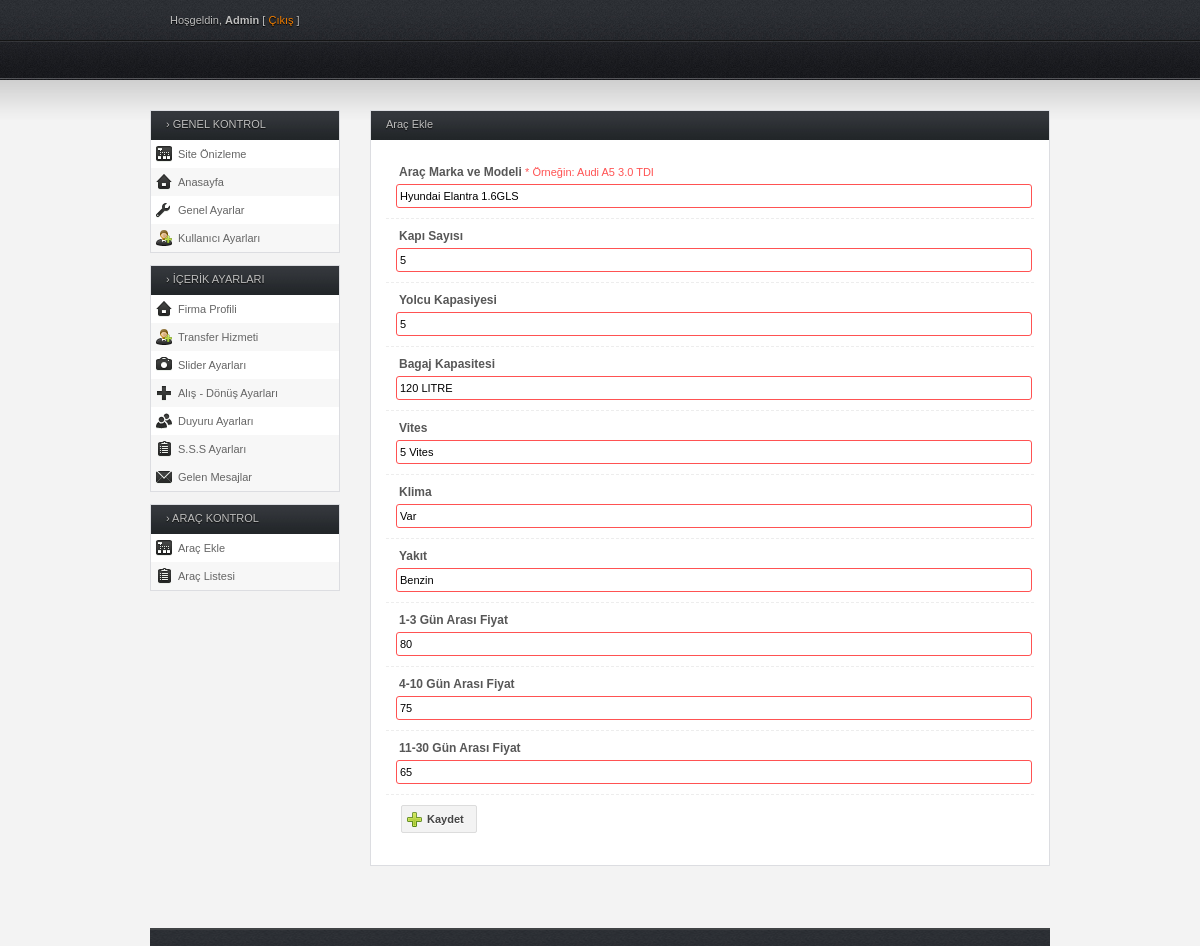
The page /kiralama/admin/arac-duzenle.php?id=2 (signed in) on the database its author committed.
### tables this page shows
CREATE TABLE IF NOT EXISTS `araclar` (
  `id` int(11) NOT NULL AUTO_INCREMENT,
  `amm` text NOT NULL,
  `kapi` text NOT NULL,
  `yolcu` text NOT NULL,
  `bagaj` text NOT NULL,
  `vites` text NOT NULL,
  `klima` text NOT NULL,
  `yakit` text NOT NULL,
  `birinci` int(11) NOT NULL,
  `ikinci` double NOT NULL,
  `ucuncu` double NOT NULL,
  `aracresmi` text NOT NULL,
  PRIMARY KEY (`id`),
  KEY `id` (`id`),
  KEY `birinci` (`birinci`,`ikinci`,`ucuncu`),
  KEY `id_2` (`id`)
);

### kiralama/admin/arac-duzenle.php (the view, shortened to what this page needs)
<!DOCTYPE html PUBLIC "-//W3C//DTD XHTML 1.0 Transitional//EN" "http://www.w3.org/TR/xhtml1/DTD/xhtml1-transitional.dtd">
<html xmlns="http://www.w3.org/1999/xhtml">
<head>
<link rel="stylesheet" type="text/css" href="css/style.css" media="screen" />
<link rel="stylesheet" type="text/css" href="css/navi.css" media="screen" />
</head>
<body>
<div class="wrap">
	<div id="header">
		<div id="top">
			<div class="left">
				<p>Hoşgeldin, <strong>Admin</strong> [ <a href="cikis.php">Çıkış</a> ]</p>
			</div>
		</div>
		<div id="nav">
		</div>
	</div>
	<div id="content">
		<div id="sidebar">
			<?php include("menu.php");?>
		<div id="main">
			<div class="full_w">
<?php
include("../database.php");
$id=(int)$_GET['id'];
$calistir = mysqli_query(@$db,"select * from araclar where id=$id") or die("Hata Olustu! ".mysql_error());
$sor = mysqli_fetch_assoc($calistir);
?>
			<div class="h_title">Araç Ekle</div>
					<form action="arac-duzenleniyor.php" method="post" enctype="multipart/form-data">
					<div class="element">
						<label for="amm">Araç Marka ve Modeli <span class="red">* Örneğin: Audi A5 3.0 TDI </span></label>
						<input id="amm" name="amm" class="text err" value="<?php echo $sor['amm']; ?>"/>
					</div>
					<div class="element">
						<label for="kapi">Kapı Sayısı <span class="red"></span></label>
						<input id="kapi" name="kapi" class="text err" value="<?php echo $sor['kapi']; ?>"/>
					</div>
					<div class="element">
						<label for="yolcu">Yolcu Kapasiyesi<span class="red"></span></label>
						<input id="yolcu" name="yolcu" class="text err" value="<?php echo $sor['yolcu']; ?>"/>
					</div>
					<div class="element">
						<label for="bagaj">Bagaj Kapasitesi <span class="red"></span></label>
						<input id="bagaj" name="bagaj" class="text err" value="<?php echo $sor['bagaj']; ?>"/>
					</div>
					<div class="element">
						<label for="vites">Vites <span class="red"></span></label>
						<input id="vites" name="vites" class="text err" value="<?php echo $sor['vites']; ?>"/>
					</div>
					<div class="element">
						<label for="klima">Klima <span class="red"></span></label>
						<input id="klima" name="klima" class="text err" value="<?php echo $sor['klima']; ?>"/>
					</div>
					<div class="element">
						<label for="yakit">Yakıt <span class="red"></span></label>
						<input id="yakit" name="yakit" class="text err" value="<?php echo $sor['yakit']; ?>"/>
					</div>
					<div class="element">
						<label for="birinci">1-3 Gün Arası Fiyat<span class="red"></span></label>
						<input id="birinci" name="birinci" class="text err" value="<?php echo $sor['birinci']; ?>"/>
					</div>
					<div class="element">
						<label for="ikinci">4-10 Gün Arası Fiyat<span class="red"></span></label>
						<input id="ikinci" name="ikinci" class="text err" value="<?php echo $sor['ikinci']; ?>"/>
					</div>
					<div class="element">
						<label for="ucuncu">11-30 Gün Arası Fiyat<span class="red"></span></label>
						<input id="ucuncu" name="ucuncu" class="text err" value="<?php echo $sor['ucuncu']; ?>"/>
					</div>
					<div class="entry">
						<button type="submit" class="add">Kaydet</button>
					</div>
				</form>
				<br>
		</div>
		</div>
	</div>
	<div id="footer">
	</div>
</div>
</body>
</html>

### kiralama/admin/css/style.css (style rules this page uses)
* { margin: 0; padding: 0; }
body { background: #f3f3f3 url(../img/bg_top.jpg) repeat-x; color: #bebebe; font-family: Tahoma, Arial, Helvetica, sans-serif; font-size: 11px; margin: 0; }
a { text-decoration: none; }
button, .button { background: #F3F3F3; border: 1px solid #DCDCDC; border-radius: 2px; color: #444444; cursor: pointer; display: inline-block; font: 700 11px Tahoma, Arial, sans-serif; margin-right: 10px; padding: 7px 12px 7px 12px; position: relative; text-decoration: none; text-shadow: 0px 1px 0px #FFFFFF; }
.wrap { margin: 0 auto; width: 900px; }
#header #top { height: 34px; padding: 14px 20px 0 20px; }
#header #top p { text-shadow: #000 0px 1px 1px; }
#header #top a { color: #f07e01; }
#content { margin: 30px 0 30px 0; }
#content #sidebar { float: left; margin: 0 20px 0 0; width: 190px; }
#content #main { float: right; margin: 0 0 12px 0; width: 680px; }
#main .full_w { background: #ffffff; border: 1px solid #DCDDE1; color: #848484; margin: 0 0 20px 0; }
#main .full_w .h_title, #main .half_w .h_title { background: url(../img/bg_box_head.jpg) repeat-x; color: #bebebe; font-size: 11px; font-weight: normal; height: 22px; padding: 7px 0 0 15px; text-shadow: #0E0E0E 0px 1px 1px; }
#main form { margin: 15px; }
#main form .element { clear: both; border-bottom: 1px dashed #ededed; display: block; margin: 0; padding: 10px 10px; }
#main form label { color: #575757; display: block; font-size: 12px; font-weight: bold; margin: 0 0 5px 0; padding: 0 0 0 3px; }
#main form label span { color: #b8b8b8; font-size: 11px; font-weight: normal; }
#main form input, #main form select, #main form textarea { background: #FFFFFF; border: 1px solid #DDDDDD; border-radius: 3px; font-size: 11px; font-family: Tahoma, Arial, Helvetica, sans-serif; padding: 5px 3px; }
#main form .text { width: 100%; }
#main form .err { border: 1px solid #FF5252; }
#main form .red { color: #FF5252; }
#footer { background: url(../img/bg_top.jpg) repeat-x top center; border-top: 2px solid #404345; color: #939393; float: left; margin: 0 auto; padding: 8px 20px; text-shadow: #111111 0px 1px 1px; width: 860px; }
.entry { color: #444; margin: 5px 0; padding: 5px 15px; text-shadow: 0px 1px #ffffff; }
.add { background: #F3F3F3 url(../img/i_add.png) no-repeat 4px center; padding-left: 25px; }
.left { float: left; }

### kiralama/admin/css/navi.css (style rules this page uses)
#header #nav { height: 27px; margin:0; padding: 5px 20px 0 10px; position: relative; }

### rows shown on the page
araclar: amm "Hyundai Elantra 1.6GLS", kapi "5", yolcu "5", bagaj "120 LITRE", vites "5 Vites", klima "Var", yakit "Benzin", birinci "80", ikinci "75", ucuncu "65"
